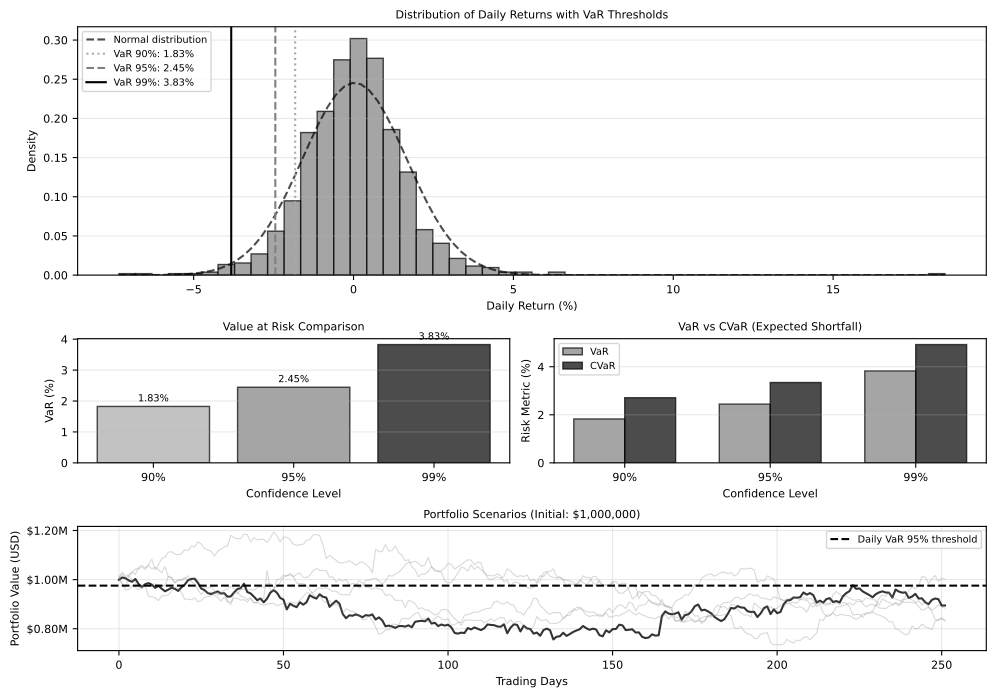

Recreate this plot in Python.
"""
Value at Risk (VaR) Calculation and Visualization

This script demonstrates historical VaR calculation on simulated asset returns,
showing the distribution and VaR threshold visualization.

Author: BSc Digital Finance Course
Date: 2025-12-07
"""

import numpy as np
import matplotlib.pyplot as plt
from scipy import stats
from pathlib import Path

# Set font size globally and random seed
plt.rcParams.update({'font.size': 8})
np.random.seed(42)

def generate_returns(n_days=1000, annual_return=0.08, annual_vol=0.20):
    """
    Generate synthetic daily returns using geometric Brownian motion.

    Parameters:
    -----------
    n_days : int
        Number of trading days
    annual_return : float
        Expected annual return
    annual_vol : float
        Annual volatility

    Returns:
    --------
    np.array
        Daily returns
    """
    # Convert to daily parameters
    daily_return = annual_return / 252
    daily_vol = annual_vol / np.sqrt(252)

    # Generate returns with fat tails (Student's t-distribution)
    df = 5  # Degrees of freedom (lower = fatter tails)
    returns = stats.t.rvs(df, loc=daily_return, scale=daily_vol, size=n_days)

    return returns

def calculate_var(returns, confidence_level=0.95):
    """
    Calculate historical VaR at specified confidence level.

    Parameters:
    -----------
    returns : np.array
        Historical returns
    confidence_level : float
        Confidence level (e.g., 0.95 for 95%)

    Returns:
    --------
    float
        VaR value (positive number representing potential loss)
    """
    var = -np.percentile(returns, (1 - confidence_level) * 100)
    return var

def calculate_cvar(returns, confidence_level=0.95):
    """
    Calculate Conditional VaR (Expected Shortfall).

    Parameters:
    -----------
    returns : np.array
        Historical returns
    confidence_level : float
        Confidence level

    Returns:
    --------
    float
        CVaR value
    """
    var = -calculate_var(returns, confidence_level)
    cvar = -returns[returns <= var].mean()
    return cvar

def main():
    # Generate returns
    returns = generate_returns(n_days=1000)

    # Calculate VaR at different confidence levels
    confidence_levels = [0.90, 0.95, 0.99]
    vars = {cl: calculate_var(returns, cl) for cl in confidence_levels}
    cvars = {cl: calculate_cvar(returns, cl) for cl in confidence_levels}

    # Portfolio value
    portfolio_value = 1_000_000  # $1 million

    # Create visualization
    fig = plt.figure(figsize=(10, 7))
    gs = fig.add_gridspec(3, 2, height_ratios=[2, 1, 1])
    ax1 = fig.add_subplot(gs[0, :])
    ax2 = fig.add_subplot(gs[1, 0])
    ax3 = fig.add_subplot(gs[1, 1])
    ax4 = fig.add_subplot(gs[2, :])

    # Plot 1: Returns distribution with VaR thresholds
    n, bins, patches = ax1.hist(returns * 100, bins=50, color='gray',
                                 edgecolor='black', alpha=0.7, density=True)

    # Overlay normal distribution for comparison
    mu, sigma = returns.mean() * 100, returns.std() * 100
    x = np.linspace(returns.min() * 100, returns.max() * 100, 100)
    ax1.plot(x, stats.norm.pdf(x, mu, sigma), 'k--', linewidth=1.5,
            label='Normal distribution', alpha=0.7)

    # Mark VaR levels
    colors_var = ['darkgray', 'gray', 'black']
    linestyles = [':', '--', '-']
    for (cl, var), color, ls in zip(vars.items(), colors_var, linestyles):
        ax1.axvline(x=-var * 100, color=color, linestyle=ls, linewidth=1.5,
                   label=f'VaR {cl*100:.0f}%: {var*100:.2f}%')

    ax1.set_xlabel('Daily Return (%)', fontsize=8)
    ax1.set_ylabel('Density', fontsize=8)
    ax1.set_title('Distribution of Daily Returns with VaR Thresholds', fontsize=8)
    ax1.legend(fontsize=7, loc='upper left')
    ax1.grid(True, alpha=0.3, axis='y')

    # Plot 2: VaR comparison
    cl_labels = [f'{cl*100:.0f}%' for cl in confidence_levels]
    var_values = [vars[cl] * 100 for cl in confidence_levels]

    bars = ax2.bar(range(len(confidence_levels)), var_values,
                   color=['darkgray', 'gray', 'black'], edgecolor='black', alpha=0.7)

    for bar, val in zip(bars, var_values):
        ax2.text(bar.get_x() + bar.get_width()/2, bar.get_height() + 0.1,
                f'{val:.2f}%', ha='center', va='bottom', fontsize=7)

    ax2.set_ylabel('VaR (%)', fontsize=8)
    ax2.set_xlabel('Confidence Level', fontsize=8)
    ax2.set_title('Value at Risk Comparison', fontsize=8)
    ax2.set_xticks(range(len(confidence_levels)))
    ax2.set_xticklabels(cl_labels)
    ax2.grid(True, alpha=0.3, axis='y')

    # Plot 3: VaR vs CVaR
    x_pos = np.arange(len(confidence_levels))
    width = 0.35

    var_values = [vars[cl] * 100 for cl in confidence_levels]
    cvar_values = [cvars[cl] * 100 for cl in confidence_levels]

    bars1 = ax3.bar(x_pos - width/2, var_values, width, label='VaR',
                   color='gray', edgecolor='black', alpha=0.7)
    bars2 = ax3.bar(x_pos + width/2, cvar_values, width, label='CVaR',
                   color='black', edgecolor='black', alpha=0.7)

    ax3.set_ylabel('Risk Metric (%)', fontsize=8)
    ax3.set_xlabel('Confidence Level', fontsize=8)
    ax3.set_title('VaR vs CVaR (Expected Shortfall)', fontsize=8)
    ax3.set_xticks(x_pos)
    ax3.set_xticklabels(cl_labels)
    ax3.legend(fontsize=7)
    ax3.grid(True, alpha=0.3, axis='y')

    # Plot 4: Portfolio value scenarios
    days_forward = 252  # One year
    n_scenarios = 5

    for i in range(n_scenarios):
        scenario_returns = generate_returns(n_days=days_forward)
        cumulative_returns = np.cumprod(1 + scenario_returns)
        portfolio_path = portfolio_value * cumulative_returns

        color = 'black' if i == 0 else 'gray'
        alpha = 0.8 if i == 0 else 0.3
        linewidth = 1.5 if i == 0 else 0.8

        ax4.plot(range(days_forward), portfolio_path, color=color,
                alpha=alpha, linewidth=linewidth)

    # Add 95% VaR line
    daily_var_95 = vars[0.95]
    var_portfolio_value = portfolio_value * (1 - daily_var_95)
    ax4.axhline(y=var_portfolio_value, color='black', linestyle='--',
               linewidth=1.5, label=f'Daily VaR 95% threshold')

    ax4.set_xlabel('Trading Days', fontsize=8)
    ax4.set_ylabel('Portfolio Value (USD)', fontsize=8)
    ax4.set_title(f'Portfolio Scenarios (Initial: ${portfolio_value:,.0f})', fontsize=8)
    ax4.legend(fontsize=7)
    ax4.grid(True, alpha=0.3)
    ax4.yaxis.set_major_formatter(plt.FuncFormatter(lambda x, p: f'${x/1e6:.2f}M'))

    plt.tight_layout()

    # Save output
    output_path = Path(__file__).parent / 'var_calculation.pdf'
    plt.savefig(output_path, format='pdf', dpi=300, bbox_inches='tight')
    print(f"Output saved to: {output_path}")

    # Print detailed results
    print("\nValue at Risk Analysis:")
    print("-" * 70)
    print(f"Portfolio value: ${portfolio_value:,.0f}")
    print(f"Sample size: {len(returns)} trading days")
    print(f"Mean daily return: {returns.mean()*100:.3f}%")
    print(f"Daily volatility: {returns.std()*100:.3f}%")
    print("\n" + "-" * 70)
    print(f"{'Confidence':>12} {'VaR (%)':>12} {'VaR ($)':>15} {'CVaR (%)':>12} {'CVaR ($)':>15}")
    print("-" * 70)

    for cl in confidence_levels:
        var_pct = vars[cl] * 100
        var_usd = vars[cl] * portfolio_value
        cvar_pct = cvars[cl] * 100
        cvar_usd = cvars[cl] * portfolio_value

        print(f"{cl*100:>11.0f}% {var_pct:>12.3f} ${var_usd:>14,.0f} "
              f"{cvar_pct:>12.3f} ${cvar_usd:>14,.0f}")

    print("-" * 70)
    print("\nInterpretation:")
    print(f"With 95% confidence, the portfolio will not lose more than")
    print(f"${vars[0.95] * portfolio_value:,.0f} ({vars[0.95]*100:.2f}%) in one day.")
    print(f"\nIf losses exceed VaR 95%, the expected loss is ${cvars[0.95] * portfolio_value:,.0f} (CVaR).")

if __name__ == '__main__':
    main()
